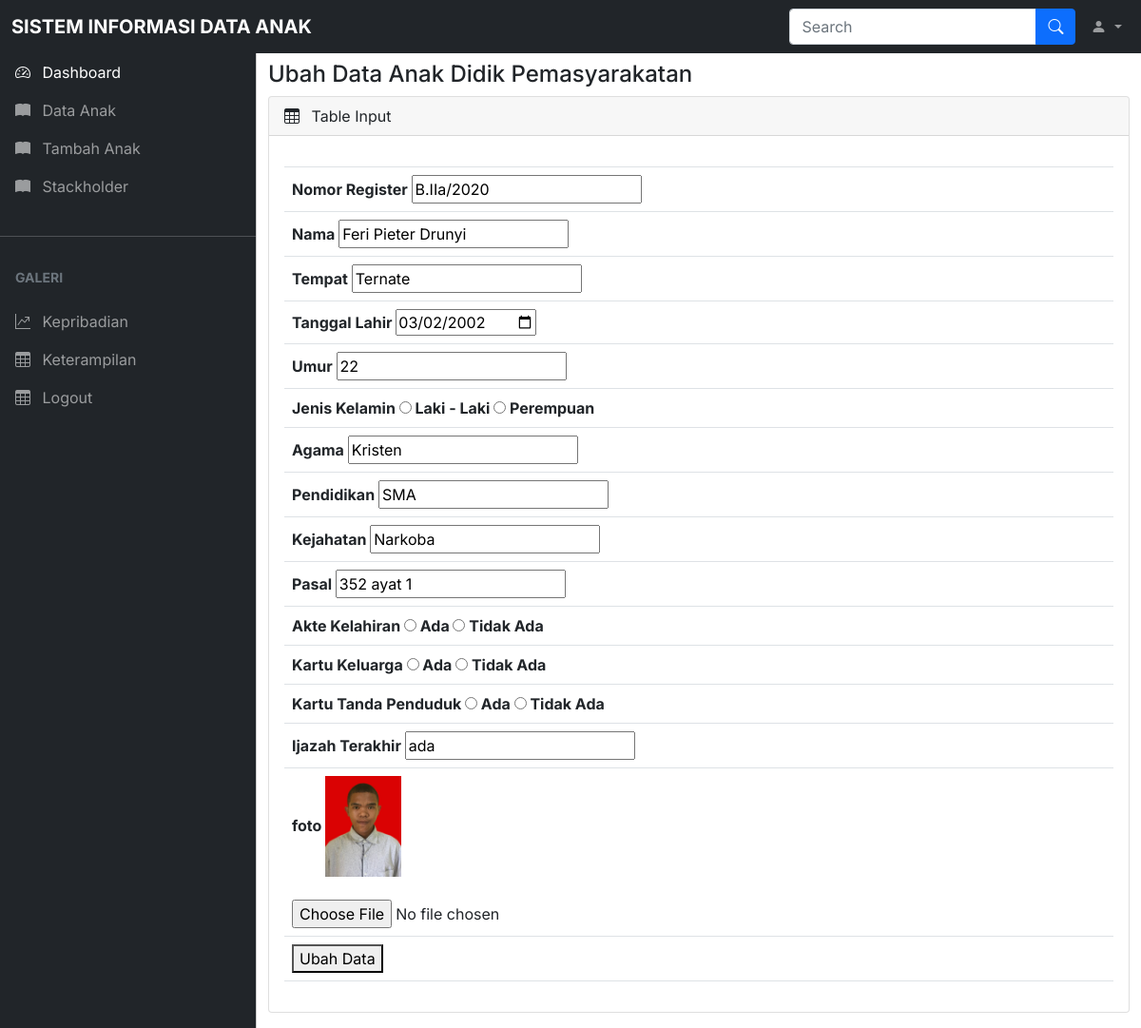
Page /andikpas/ubah.php?id=1 on the committed database.
### tables this page shows
CREATE TABLE `andikpas` (
  `id` int(10) NOT NULL,
  `nr` varchar(20) NOT NULL,
  `nama` varchar(200) NOT NULL,
  `tempat` varchar(50) NOT NULL,
  `tgllahir` date NOT NULL,
  `umur` varchar(10) NOT NULL,
  `jk` varchar(10) NOT NULL,
  `agama` varchar(10) NOT NULL,
  `pendidikan` varchar(100) NOT NULL,
  `kejahatan` varchar(100) NOT NULL,
  `pasal` varchar(100) NOT NULL,
  `akte` varchar(20) NOT NULL,
  `kk` varchar(20) NOT NULL,
  `ktp` varchar(20) NOT NULL,
  `ijazah` varchar(20) NOT NULL,
  `foto` varchar(20) NOT NULL
);

### andikpas/functions.php (called while the page is built, shortened)
<?php
$conn = mysqli_connect("localhost", "root", "", "lpka");
function query ($query) {
  global $conn;
  $result = mysqli_query($conn, $query);
  while($row = mysqli_fetch_assoc($result)) {
    $rows [] = $row;
  }
  return $rows;
  }
?>

### andikpas/ubah.php (the view, shortened to what this page needs)
<?php
  require 'functions.php';
      $id = $_GET["id"];
      $ank = query("SELECT * FROM andikpas WHERE id = $id")[0];
?>
<!DOCTYPE html>
<html lang="en">
  <head>
    <link rel="stylesheet" href="./admdashboard/css/bootstrap.min.css" />
    <link rel="stylesheet" href="https://cdn.jsdelivr.net/npm/bootstrap-icons@1.4.1/font/bootstrap-icons.css" />
    <link rel="stylesheet" href="./admdashboard/css/dataTables.bootstrap5.min.css" />
    <link rel="stylesheet" href="./admdashboard/css/style.css" />
  </head>
  <body>
    <nav class="navbar navbar-expand-lg navbar-dark bg-dark fixed-top">
      <div class="container-fluid">
        <a class="navbar-brand me-auto ms-lg-0 ms-3 text-uppercase fw-bold" href="#">Sistem Informasi Data Anak</a>
        <div class="collapse navbar-collapse" id="topNavBar">
          <form class="d-flex ms-auto my-3 my-lg-0">
            <div class="input-group">
              <input class="form-control" type="search" placeholder="Search" aria-label="Search" />
              <button class="btn btn-primary" type="submit">
                <i class="bi bi-search"></i>
              </button>
            </div>
          </form>
          <ul class="navbar-nav">
            <li class="nav-item dropdown">
              <a class="nav-link dropdown-toggle ms-2" href="#" role="button" data-bs-toggle="dropdown" aria-expanded="false">
                <i class="bi bi-person-fill"></i>
              </a>
            </li>
          </ul>
        </div>
      </div>
    </nav>
    <div class="offcanvas offcanvas-start sidebar-nav bg-dark" tabindex="-1" id="sidebar">
      <div class="offcanvas-body p-0">
        <nav class="navbar-dark">
          <ul class="navbar-nav">
            <li>
              <a href="#" class="nav-link px-3 active">
                <span class="me-2"><i class="bi bi-speedometer2"></i></span>
                <span>Dashboard</span>
              </a>
            </li>
            <li>
              <a href="#" class="nav-link px-3">
                <span class="me-2"><i class="bi bi-book-fill"></i></span>
                <span>Data Anak</span>
              </a>
            </li>
            <li>
              <a href="#" class="nav-link px-3">
                <span class="me-2"><i class="bi bi-book-fill"></i></span>
                <span>Tambah Anak</span>
              </a>
            </li>
            <li>
              <a href="#" class="nav-link px-3">
                <span class="me-2"><i class="bi bi-book-fill"></i></span>
                <span>Stackholder</span>
              </a>
            </li>
            <li class="my-4"><hr class="dropdown-divider bg-light" /></li>
            <li>
              <div class="text-muted small fw-bold text-uppercase px-3 mb-3">Galeri</div>
            </li>
            <li>
              <a href="#" class="nav-link px-3">
                <span class="me-2"><i class="bi bi-graph-up"></i></span>
                <span>Kepribadian</span>
              </a>
            </li>
            <li>
              <a href="#" class="nav-link px-3">
                <span class="me-2"><i class="bi bi-table"></i></span>
                <span>Keterampilan</span>
              </a>
            </li>
            <li>
              <a href="#" class="nav-link px-3">
                <span class="me-2"><i class="bi bi-table"></i></span>
                <span>Logout</span>
              </a>
            </li>
          </ul>
        </nav>
      </div>
    </div>
    <main class="mt-5 pt-3">
      <div class="container-fluid">
        <div class="row">
          <div class="col-md-12">
            <h4>Ubah Data Anak Didik Pemasyarakatan</h4>
          </div>
        </div>
        <div class="row">
          <div class="col-md-12 mb-3">
            <div class="card">
              <div class="card-header">
                <span><i class="bi bi-table me-2"></i></span> Table Input
              </div>
              <div class="card-body">
                <div class="table-responsive">
                  <table id="example" class="table table-striped data-table" style="width: 100%">
                    <thead>
                      <form action="" method="post" enctype="multipart/form-data">
                      <tr>
                        <th>
                        </th>
                      </tr>
                      <tr>
                        <th>
                          <label for="nr">Nomor Register</label>
                          <input type="text" name="nr" id="nr" required value="<?= $ank["nr"]; ?>">
                        </th>
                      </tr>
                      <tr>
                        <th>
                          <label for="nama">Nama</label>
                          <input type="text" name="nama" id="nama" required value="<?= $ank["nama"]; ?>">
                        </th>
                      </tr>
                      <tr>
                        <th>
                          <label for="tempat">Tempat</label>
                          <input type="text" name="tempat" id="tempat" required value="<?= $ank["tempat"]; ?>">
                        </th>
                      </tr>
                      <tr>
                        <th>
                          <label for="tgllahir">Tanggal Lahir</label>
                          <input type="date" name="tgllahir" id="tgllahir" required value="<?= $ank["tgllahir"]; ?>">
                        </th>
                      </tr>
                      <tr>
                        <th>
                          <label for="umur">Umur</label>
                          <input type="text" name="umur" id="umur" required value="<?= $ank["umur"]; ?>">
                        </th>
                      </tr>
                      <tr>
                        <th>
                          <label for="jk">Jenis Kelamin</label>
                          <input type="radio" name="jk" id="jk" value="L"> Laki - Laki
                          <input type="radio" name="jk" id="jk" value="P"> Perempuan
                        </th>
                      </tr>
                      <tr>
                        <th>
                          <label for="agama">Agama</label>
                          <input type="text" name="agama" id="agama" required value="<?= $ank["agama"]; ?>">
                        </th>
                      </tr>
                      <tr>
                        <th>
                          <label for="pendidikan">Pendidikan</label>
                          <input type="text" name="pendidikan" id="pendidikan" required value="<?= $ank["pendidikan"]; ?>">
                        </th>
                      </tr>
                      <tr>
                        <th>
                          <label for="kejahatan">Kejahatan</label>
                          <input type="text" name="kejahatan" id="kejahatan" required value="<?= $ank["kejahatan"]; ?>">
                        </th>
                      </tr>
                      <tr>
                        <th>
                          <label for="pasal">Pasal</label>
                          <input type="text" name="pasal" id="pasal" required value="<?= $ank["pasal"]; ?>">
                        </th>
                      </tr>
                      <tr>
                        <th>
                          <label for="akte">Akte Kelahiran</label>
                          <input type="radio" name="akte" id="akte" value="ada"> Ada
                          <input type="radio" name="akte" id="akte" value="tidak"> Tidak Ada
                        </th>
                      </tr>
                      <tr>
                        <th>
                          <label for="kk">Kartu Keluarga</label>
                          <input type="radio" name="kk" id="kk" value="ada"> Ada
                          <input type="radio" name="kk" id="kk" value="tidak"> Tidak Ada
                        </th>
                      </tr>
                      <tr>
                        <th>
                          <label for="ktp">Kartu Tanda Penduduk</label>
                          <input type="radio" name="ktp" id="ktp" value="ada"> Ada
                          <input type="radio" name="ktp" id="ktp" value="tidak"> Tidak Ada
                        </th>
                      </tr>
                      <tr>
                        <th>
                          <label for="ijazah">Ijazah Terakhir</label>
                          <input type="teks" name="ijazah" id="ijazah" value="<?= $ank["ijazah"]; ?>">
                        </th>
                      </tr>
                      <tr>
                        <th>
                          <label for="foto">foto</label>
                          <img src="img/<?= $ank["foto"]; ?>" width="80"><br><br>
                          <input type="file" name="foto" id="foto">
                        </th>
                      </tr>
                      <tr>
                        <th>
                          <button type="submit" name="submit">Ubah Data</button>
                       </th>
                      </tr>
                      </form>
                    </thead>
                  </table>
                </div>
              </div>
            </div>
          </div>
        </div>
      </div>
    </main>
  </body>
</html>

### rows in the picture
andikpas: nr "B.IIa/2020", nama "Feri Pieter Drunyi", tempat "Ternate", tgllahir "03/02/2002", umur "22", agama "Kristen", pendidikan "SMA", kejahatan "Narkoba", pasal "352 ayat 1", ijazah "ada", foto (picture)
